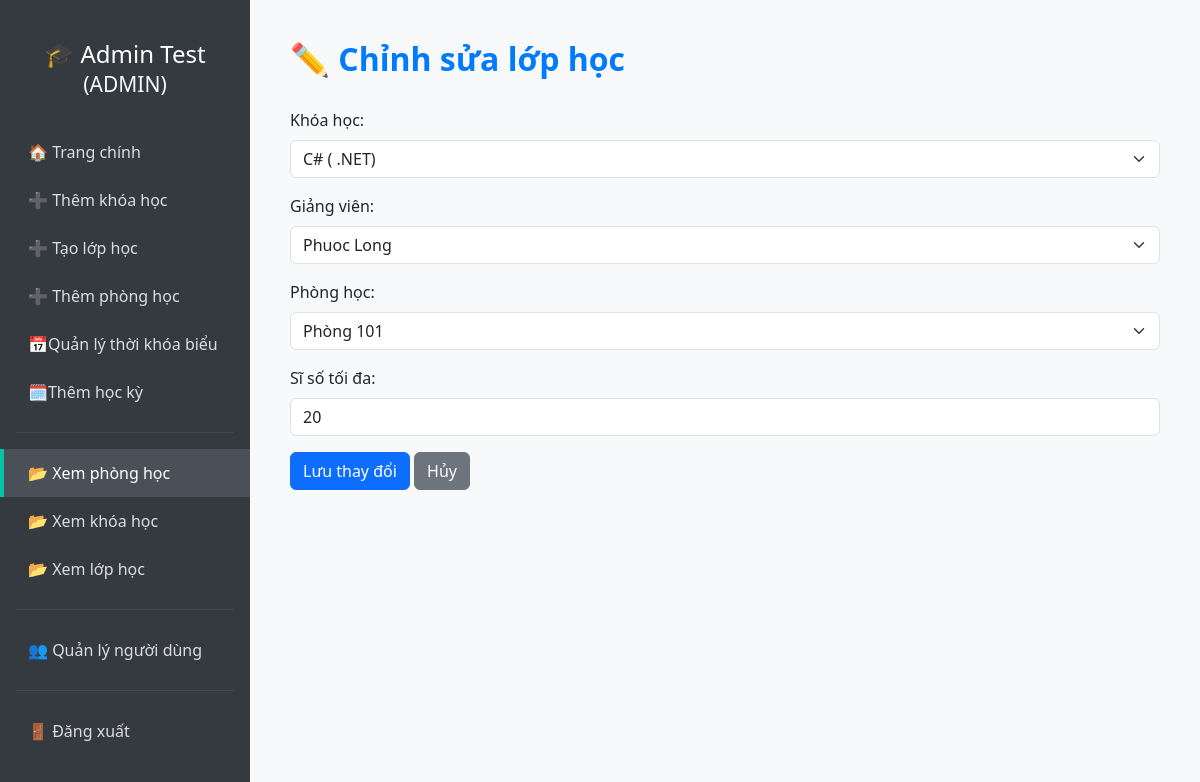
Page /edit-class/16 (signed in) on the committed database.
### tables this page shows
CREATE TABLE users (
            id INTEGER PRIMARY KEY AUTOINCREMENT,
            full_name TEXT NOT NULL,
            email TEXT NOT NULL UNIQUE,
            password TEXT NOT NULL,
            role TEXT NOT NULL CHECK (role IN ('student', 'teacher', 'admin')),
            dob DATE,                
            phone TEXT,             
            gender TEXT CHECK (gender IN ('male', 'female', 'other')), 
            cccd TEXT              
        , image TEXT);

CREATE TABLE classes (
            id INTEGER PRIMARY KEY AUTOINCREMENT,
            course_id INTEGER NOT NULL,
            teacher_id INTEGER NOT NULL,
            room_id INTEGER NOT NULL,
            capacity INTEGER NOT NULL CHECK (capacity > 0),
            registered INTEGER DEFAULT 0, semester_id INTEGER REFERENCES semesters(id),
            FOREIGN KEY (course_id) REFERENCES courses(id),
            FOREIGN KEY (teacher_id) REFERENCES users(id),
            FOREIGN KEY (room_id) REFERENCES rooms(id)
        );

CREATE TABLE courses (
            id INTEGER PRIMARY KEY AUTOINCREMENT,
            name TEXT NOT NULL UNIQUE,
            description TEXT
        , image TEXT);

CREATE TABLE rooms (
            id INTEGER PRIMARY KEY AUTOINCREMENT,
            name TEXT NOT NULL UNIQUE,
            status TEXT NOT NULL CHECK (status IN ('available', 'occupied', 'maintenance'))
        );

### app.py (the view, shortened to what this page needs)
@app.route('/edit-class/<int:class_id>', methods=['GET', 'POST'])
@login_required
def edit_class(class_id):
    if current_user.role != 'admin':
        return "Không có quyền truy cập", 403
    conn = sqlite3.connect('database.db')
    cursor = conn.cursor()
    courses = cursor.execute("SELECT id, name FROM courses").fetchall()
    teachers = cursor.execute("SELECT id, full_name FROM users WHERE role = 'teacher'").fetchall()
    rooms = cursor.execute("SELECT id, name FROM rooms").fetchall()
    cursor.execute("SELECT course_id, teacher_id, room_id, capacity FROM classes WHERE id = ?", (class_id,))
    class_data = cursor.fetchone()
    if not class_data:
        conn.close()
        flash("Lớp học không tồn tại.", "danger")
        return redirect(url_for('view_classes'))
    conn.close()
    return render_template('admin/edit_class.html', class_id=class_id,
                           class_data=class_data, courses=courses,
                           teachers=teachers, rooms=rooms, user=current_user)

### app.py (called while the page is built)
@login_manager.user_loader
def load_user(user_id):
    conn = sqlite3.connect('database.db')
    cursor = conn.cursor()
    cursor.execute("SELECT id, full_name, email, role, image FROM users WHERE id = ?", (user_id,))
    row = cursor.fetchone()
    conn.close()
    if row:
        return User(*row)
    return None

### templates/admin/edit_class.html (shortened to what this page needs)
<!DOCTYPE html>
<html lang="vi">
<head>
  <link href="https://cdn.jsdelivr.net/npm/bootstrap@5.3.0/dist/css/bootstrap.min.css" rel="stylesheet">
</head>
<body>
<div class="sidebar">
  <h4>🎓 {{ user.full_name }}<br><small class="text-light">({{ user.role|upper }})</small></h4>
  <a href="/dashboard">🏠 Trang chính</a>
  <a href="{{ url_for('add_course') }}">➕ Thêm khóa học</a>
  <a href="{{ url_for('add_class') }}">➕ Tạo lớp học</a>
  <a href="{{ url_for('add_room') }}">➕ Thêm phòng học</a>
  <a href="{{ url_for('add_schedule') }}"><span class="icon">📅</span>Quản lý thời khóa biểu</a>
  <a href="{{ url_for('add_semester') }}"><span class="icon">🗓️</span>Thêm học kỳ</a>
  <hr class="text-secondary mx-3">
  <a href="{{ url_for('view_rooms') }}" class="active">📂 Xem phòng học</a>
  <a href="{{ url_for('view_courses') }}">📂 Xem khóa học</a>
  <a href="{{ url_for('view_classes') }}">📂 Xem lớp học</a>
  <hr class="text-secondary mx-3">
  <a href="{{ url_for('view_users') }}">👥 Quản lý người dùng</a>
  <hr class="text-secondary mx-3">
  <a href="{{ url_for('logout') }}" class="logout-link">🚪 Đăng xuất</a>
</div>
<div class="main-content">
  <h2>✏️ Chỉnh sửa lớp học</h2>
  <form method="POST">
    <div class="mb-3">
      <label for="course_id" class="form-label">Khóa học:</label>
      <select class="form-select" id="course_id" name="course_id" required>
        {% for c in courses %}
          <option value="{{ c[0] }}" {% if c[0] == class_data[0] %}selected{% endif %}>{{ c[1] }}</option>
        {% endfor %}
      </select>
    </div>
    <div class="mb-3">
      <label for="teacher_id" class="form-label">Giảng viên:</label>
      <select class="form-select" id="teacher_id" name="teacher_id" required>
        {% for t in teachers %}
          <option value="{{ t[0] }}" {% if t[0] == class_data[1] %}selected{% endif %}>{{ t[1] }}</option>
        {% endfor %}
      </select>
    </div>
    <div class="mb-3">
      <label for="room_id" class="form-label">Phòng học:</label>
      <select class="form-select" id="room_id" name="room_id" required>
        {% for r in rooms %}
          <option value="{{ r[0] }}" {% if r[0] == class_data[2] %}selected{% endif %}>{{ r[1] }}</option>
        {% endfor %}
      </select>
    </div>
    <div class="mb-3">
      <label for="capacity" class="form-label">Sĩ số tối đa:</label>
      <input type="number" class="form-control" id="capacity" name="capacity" value="{{ class_data[3] }}" min="1" required>
    </div>
    <button type="submit" class="btn btn-primary">Lưu thay đổi</button>
    <a href="{{ url_for('view_classes') }}" class="btn btn-secondary">Hủy</a>
  </form>
</div>
</body>
</html>

### templates/admin/edit_class.html (style rules this page uses)
body { margin: 0; font-family: 'Segoe UI', sans-serif; background: #f8f9fa; }
.sidebar { width: 250px; min-height: 100vh; background: #343a40; padding-top: 40px; position: fixed; left: 0; top: 0; }
.sidebar a { display: block; padding: 12px 24px; color: #ddd; text-decoration: none; border-left: 4px solid transparent; transition: all 0.2s ease-in-out; }
.sidebar a:hover, .sidebar a.active { background: #495057; border-left: 4px solid #00c6a2; color: #fff; }
.sidebar h4 { color: #fff; text-align: center; margin-bottom: 30px; }
.main-content { margin-left: 250px; padding: 40px; }
h2 { font-weight: bold; color: #007bff; margin-bottom: 30px; }

### rows in the picture
users: full_name "Admin Test", role "ADMIN"
classes: course_id "C# ( .NET)", teacher_id "Phuoc Long", room_id "Phòng 101", capacity "20"
